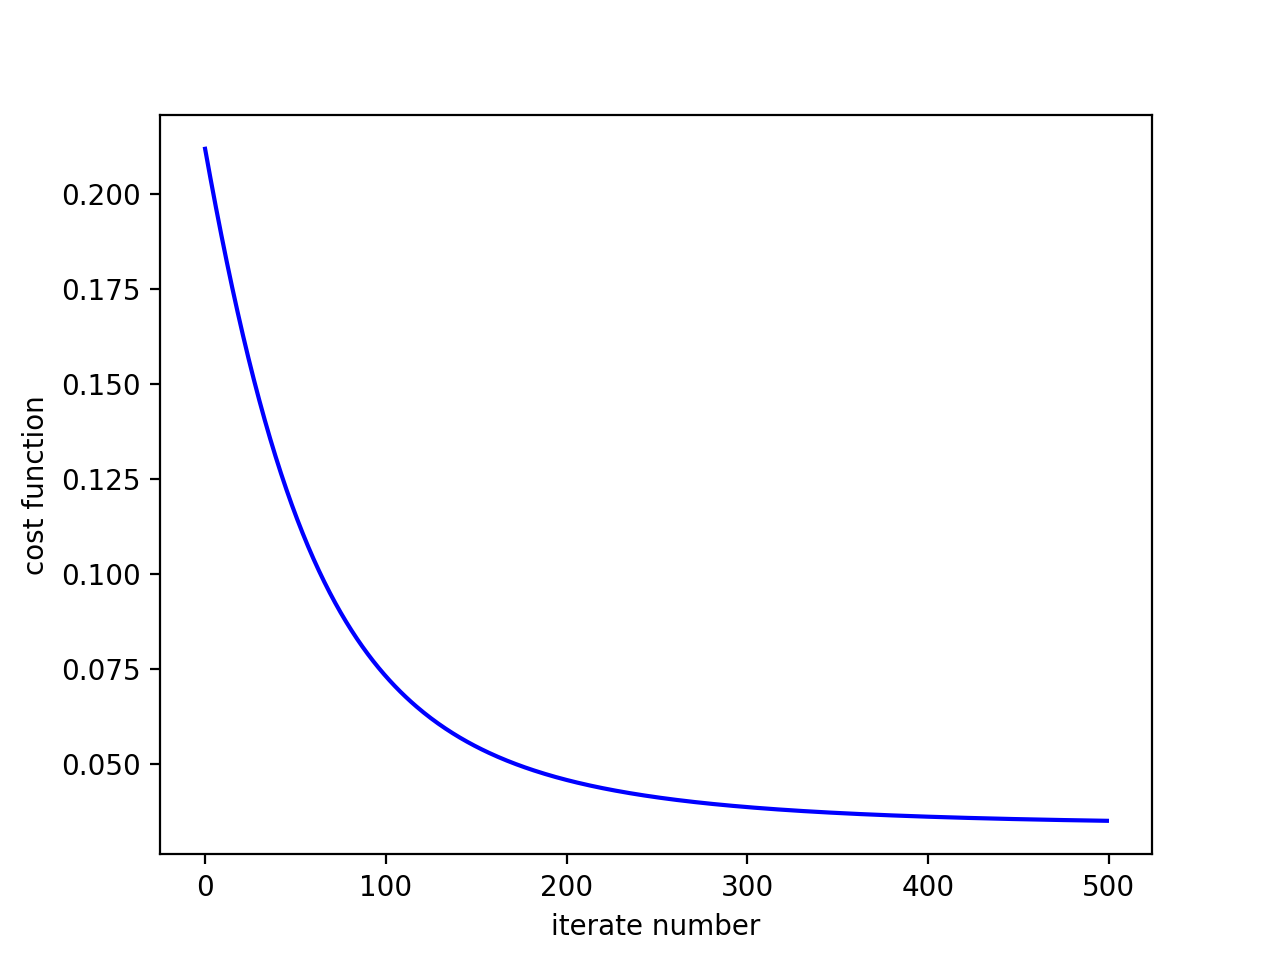

Write the Python code that produced this figure.
#!/usr/bin/env python
# -*- coding: utf-8 -*-
# @Date    : 2018-04-29 22:47:19
# @Author  : Alan Lau
# @Email   : rlalan@outlook.com

import math
import numpy as np
import matplotlib.pyplot as plt


def sigmoid(func):
    """sigmoid函数"""
    return 1/(1+np.exp(-1*func))


def linear(a, b, X):
    """线性模型"""
    return a + b * X


def cost_function(Y, Ypre):
    """代价函数"""
    return (np.sum(np.square(Y - Ypre)) / len(Y)) / 2


def feature_scaling(feature):
    """特征缩放"""
    return (feature - np.mean(feature)) / (max(feature) - min(feature))


def iterator(X, Y, a, b, alpha, iter_n):
    """迭代器"""
    Y = feature_scaling(Y)
    X = feature_scaling(X)
    Ypre = sigmoid(linear(a, b, X))
    error_function_list = []
    for i in range(iter_n):
        a = a - alpha * (np.sum(-(Y - Ypre)) / len(Y))
        b = b - alpha * ((np.sum(-(Y - Ypre) * X)) / len(Y))
        Ypre = sigmoid(linear(a, b, X))
        error_function_list.append(cost_function(Y, Ypre))
    return error_function_list


def show_data(e_f_l, iter_n):
    iterator_list = np.arange(iter_n)
    plt.plot(iterator_list, e_f_l, color='blue')
    plt.xlabel('iterate number')
    plt.ylabel('cost function')
    plt.show()


def main():
    X = [1400, 1600, 1700, 1875, 1100, 1550, 2350, 2450, 1425, 1700]
    # House size

    Y = [
        245000, 312000, 279000, 308000, 199000, 219000, 405000, 324000, 319000,
        255000
    ]
    # House prize
    a = 0.45
    b = 0.75
    X = np.array(X)
    Y = np.array(Y)
    alpha = 0.03
    iter_n = 500
    error_function_list = iterator(X, Y, a, b, alpha, iter_n)
    show_data(error_function_list, iter_n)


if __name__ == '__main__':
    main()
